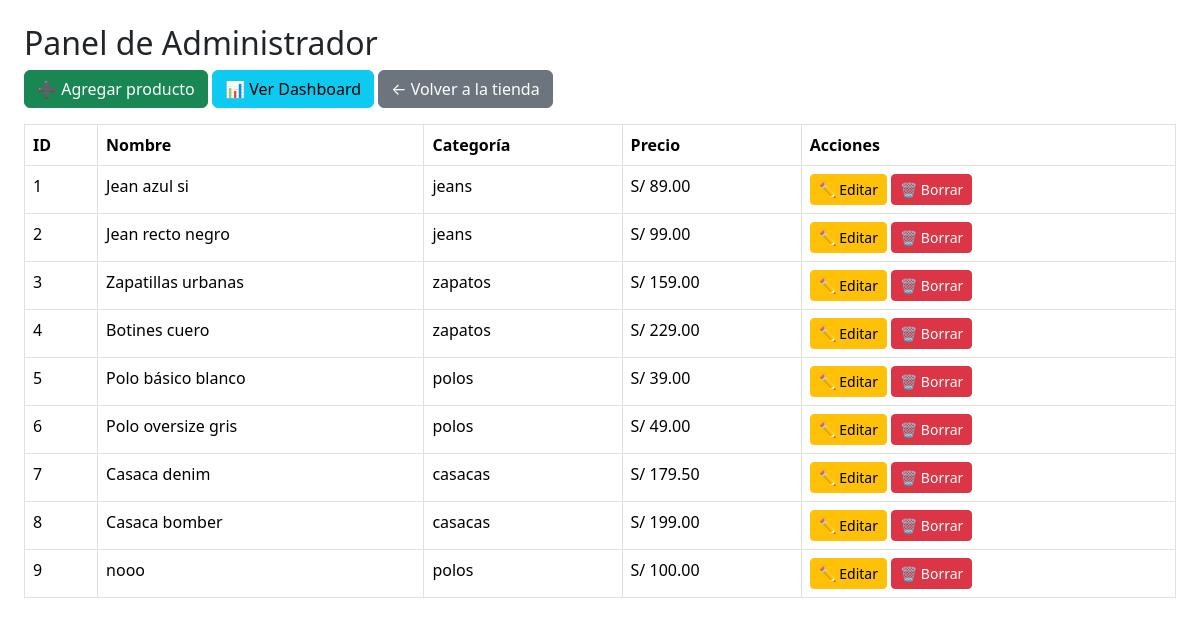
The app's page /admin (signed in) with its own data.
### proyecto.py (models this page shows)
class Producto(db.Model):
    id        = db.Column(db.Integer, primary_key=True)
    nombre    = db.Column(db.String(100), nullable=False)
    categoria = db.Column(db.String(50), nullable=False)
    precio    = db.Column(db.Float, nullable=False)
    imagen    = db.Column(db.String(200), default="default.jpg")

### proyecto.py (the view)
@app.route("/admin")
def admin():
    if not solo_admin():
        abort(403)
    productos = Producto.query.all()
    return render_template("admin.html", productos=productos)

### proyecto.py (called while the page is built)
def solo_admin():
    return session.get("es_admin") == True

### templates/admin.html (shortened to what this page needs)
<!DOCTYPE html>
<html lang="es">
<head>
  <link rel="stylesheet" href="{{ url_for('static', filename='stylesheet.css') }}">
  <link href="https://cdn.jsdelivr.net/npm/bootstrap@5.3.3/dist/css/bootstrap.min.css" rel="stylesheet">
</head>
<body class="p-4">
  <h2>Panel de Administrador</h2>
  <a href="{{ url_for('admin_agregar') }}" class="btn btn-success mb-3">➕ Agregar producto</a>
  <a href="{{ url_for('admin_dashboard') }}" class="btn btn-info mb-3">📊 Ver Dashboard</a>
  <a href="{{ url_for('inicio') }}" class="btn btn-secondary mb-3">← Volver a la tienda</a>
  <table class="table table-bordered">
    <thead>
      <tr>
        <th>ID</th><th>Nombre</th><th>Categoría</th><th>Precio</th><th>Acciones</th>
      </tr>
    </thead>
    <tbody>
      {% for p in productos %}
      <tr>
        <td>{{ p.id }}</td>
        <td>{{ p.nombre }}</td>
        <td>{{ p.categoria }}</td>
        <td>S/ {{ "%.2f"|format(p.precio) }}</td>
        <td>
          <a href="{{ url_for('admin_editar', id=p.id) }}" class="btn btn-warning btn-sm">✏️ Editar</a>
          <form method="POST" action="{{ url_for('admin_borrar', id=p.id) }}" style="display:inline"
                onsubmit="return confirm('¿Borrar este producto?')">
            <button type="submit" class="btn btn-danger btn-sm">🗑️ Borrar</button>
          </form>
        </td>
      </tr>
      {% endfor %}
    </tbody>
  </table>
</body>
</html>

### static/stylesheet.css (style rules this page uses)
*, *::before, *::after { box-sizing: border-box; margin: 0; padding: 0; }
:root { --cream: #f7f7f7; --sand: #404a7e; --charcoal: #f7fdff; --warm: #660f00; --accent: #520000; --white: #ffb98a; --shadow: 0 4px 24px rgba(28, 28, 28, 0.08); --radius: 12px; }
html { scroll-behavior: smooth; }
body { background-color: var(--cream); color: var(--charcoal); font-weight: 300; line-height: 1.6; }

### records on screen
Producto: id "1", nombre "Jean azul si", categoria "jeans", precio "89.00"
Producto: id "2", nombre "Jean recto negro", categoria "jeans", precio "99.00"
Producto: id "3", nombre "Zapatillas urbanas", categoria "zapatos", precio "159.00"
Producto: id "4", nombre "Botines cuero", categoria "zapatos", precio "229.00"
Producto: id "5", nombre "Polo básico blanco", categoria "polos", precio "39.00"
Producto: id "6", nombre "Polo oversize gris", categoria "polos", precio "49.00"
Producto: id "7", nombre "Casaca denim", categoria "casacas", precio "179.50"
Producto: id "8", nombre "Casaca bomber", categoria "casacas", precio "199.00"
Producto: id "9", nombre "nooo", categoria "polos", precio "100.00"
